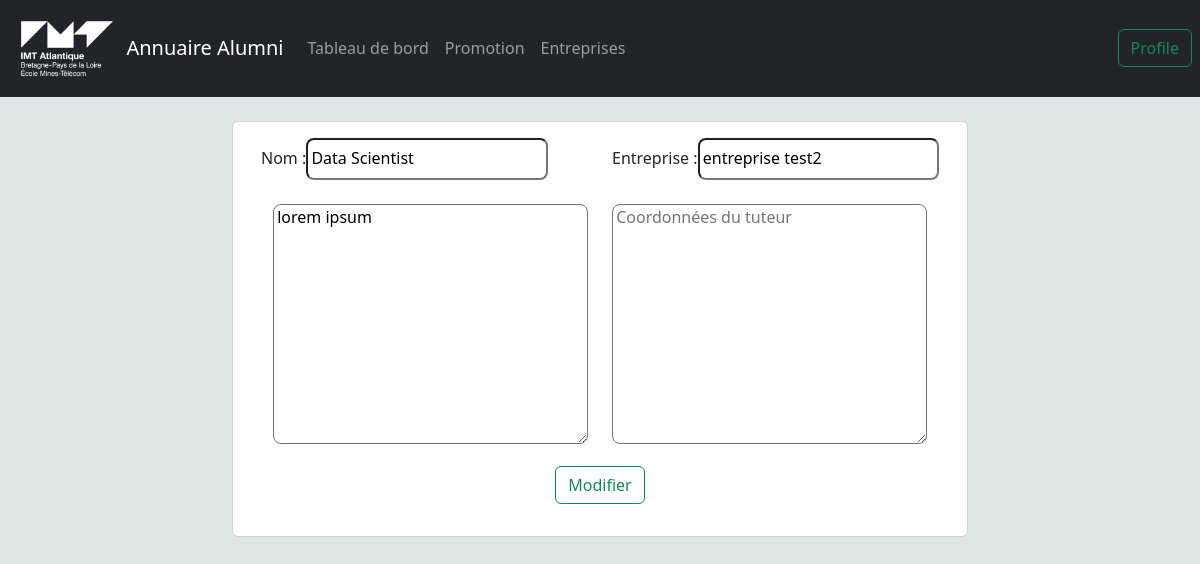
The app's page /entreprise test/edit/1/1 with its own data.
### database/models.py (models this page shows)
class stage(db.Model):
    stage_id = db.Column(db.Integer, primary_key=True)
    student_id = db.Column(db.Integer)
    entreprise_id = db.Column(db.Integer)
    description = db.Column(db.Text)
    nom = db.Column(db.Text)
    info_tuteur = db.Column(db.Text)

class entreprise(db.Model):
    entreprise_id = db.Column(db.Integer, primary_key=True)
    name = db.Column(db.Text)

### app.py (the view)
@app.route("/<string:name>/edit/<int:id>/<int:idStage>",methods=["GET", "POST"])
def editStageTab(name,id,idStage):
    Stage = getStageById(idStage)
    entreprise_name = entreprise.query.filter_by(entreprise_id=Stage.entreprise_id).first()
    if(not entreprise_name):
        entreprise_name = ''
    else:
        entreprise_name = entreprise_name.name
    stageform = StageForm(description=Stage.description,nom=Stage.nom,name=entreprise_name,info_tuteur=Stage.info_tuteur)
    if stageform.validate_on_submit():
        changeStage(stageform,id,idStage)
        return redirect(url_for("showClientInfo",name=name,id=id))
    return render_template("ModifierStage.html",name=name,id=id,stageform=stageform,idStage=idStage)

### Forms/Forms.py
class StageForm(FlaskForm):
    name = StringField('nom entreprise')
    description = TextAreaField('Ajoutez une description',render_kw={'style': 'width:100%;height:30vh'})
    nom = StringField('codetes')
    info_tuteur = TextAreaField('Ajoutez les coordonnées du tuteur',render_kw={'style': 'width:100%;height:30vh'})

### database/querys/Get.py (called while the page is built)
def getStageById(stage_id):
    Stage = stage.query.filter_by(stage_id = stage_id).first()
    return Stage

### templates/ModifierStage.html (shortened to what this page needs)
<!DOCTYPE html>
<html lang="en">
<head>
    <link href="https://cdn.jsdelivr.net/npm/bootstrap@5.3.0-alpha1/dist/css/bootstrap.min.css"
      rel="stylesheet"
>
    {% import 'navBar.jinja2' as nav %}
</head>
<header>
            {{ nav.renderNavBar(name,id) }}
</header>
<body style="background-color:#dee7e6;">
<br>
<div class="container">
    <div class="row justify-content-center">
        <div class="col-8">
<div class="card">
    <div class="card-body">
        <form action="{{ url_for("editStageTab",id=id, name=name,idStage=idStage)}}" method="post"> {{ stageform.hidden_tag() }}
            <div class="container">
            <div class="row">
                <div class="col-md-6">
                    <label>Nom : </label>{{ stageform.nom(class="form-control-lg") }}
                </div>
                <div class="col-md-6">
                    <label>Entreprise : </label>{{ stageform.name(class="form-control-lg") }}
                </div>
                </div>
                <br>
                <div class="container">
                    <div class="row">
                <div class="col-6">
                    {{ stageform.description(class="form-control-lg", placeholder="Description") }}
                </div>
                <div class="col-md-6">
                    {{ stageform.info_tuteur(class="form-control-lg", placeholder="Coordonnées du tuteur") }}
                </div>
                        </div>
                    </div>
                <div class="card-body text-center">
                            <input class="btn btn-outline-success" type="submit" value="Modifier">
                                </div>
            </div>
        </form>
    </div>
</div>
        </div>
</div>
    </div>
</body>
</html>

### templates/ModifierStage.html (style rules this page uses)
.form-control-lg { font-size: 1rem; line-height: 1.2rem; height: 0.5rem; padding: 0.2rem; }

### records on screen
stage: nom "Data Scientist", description "lorem ipsum"
entreprise: name "entreprise test2"
